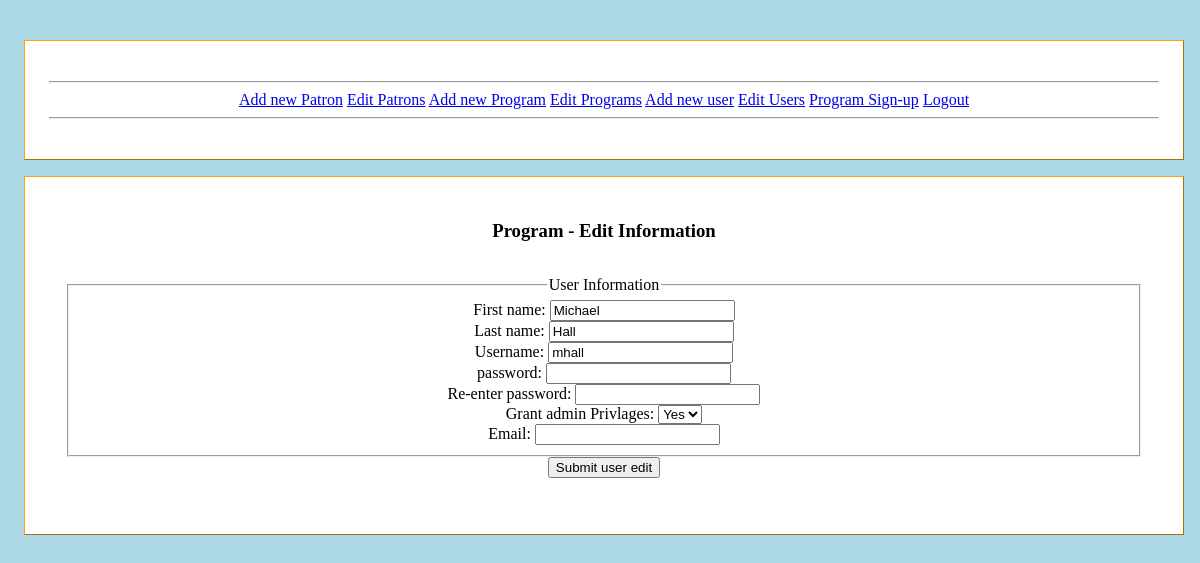
The page /editUser.php?id=1 (signed in) on the database its author committed.
### tables this page shows
CREATE TABLE `spplUsers` (
  `userId` int(11) NOT NULL AUTO_INCREMENT,
  `username` varchar(30) DEFAULT NULL,
  `password` varchar(255) DEFAULT NULL,
  `adminPriv` char(1) DEFAULT NULL,
  `firstName` varchar(20) DEFAULT NULL,
  `lastName` varchar(25) DEFAULT NULL,
  `email` varchar(150) DEFAULT NULL,
  PRIMARY KEY (`userId`)
);

### editUser.php (the view, shortened to what this page needs)
<?php
    require_once('navbar.php');
?>
<!DOCTYPE html PUBLIC "-//W3C//DTD XHTML 1.0 Transitional//EN"
    "http://www.w3.org/TR/xhtml1/DTD/xhtml1-transitional.dtd">
<html xmlns="http://www.w3.org/1999/xhtml" xml:lang="en" lang="en">
<head>
    <link rel="stylesheet" type="text/css" href="styleSheets/style.css" />
</head>
<body>
    <div id="wrapper">
    <h3>Program - Edit Information</h3>
<?php
    $dbc = mysqli_connect(DB_HOST, DB_USER, DB_PASSWORD, DB_NAME)
            or die('Error connecting to the database');
    if (isset($_GET['id']) && is_numeric($_GET['id'])) {
        $id =  mysqli_real_escape_string($dbc, trim($_GET['id']));
    }
    if (isset($_POST['submit'])) {
            $firstName = mysqli_real_escape_string($dbc, trim($_POST['firstname']));
            $lastName = mysqli_real_escape_string($dbc, trim($_POST['lastname']));
            $username = mysqli_real_escape_string($dbc, trim($_POST['username']));
            $password = mysqli_real_escape_string($dbc, trim($_POST['password']));
            $passwordTwo = mysqli_real_escape_string($dbc, trim($_POST['passwordTwo']));
            $adminPriv = mysqli_real_escape_string($dbc, trim($_POST['adminPriv']));
            $email = mysqli_real_escape_string($dbc, trim($_POST['email']));
            $error = false;
        if (!$error) {
            if((!empty($firstName) || !empty($lastName) || !empty($username) || !empty($adminPriv)) && ($password == $passwordTwo)) {
                $hashPassword = SHA1($password);
                $query = "UPDATE spplUsers SET firstName = '$firstName', lastName = '$lastName', username = '$username', password = '$hashpassword'"
                 . " adminPriv = '$adminPriv', email = '$email' WHERE Id = '" . $_POST['id'] . "'";
                mysqli_query($dbc, $query)
                        or die('Error editing program information');
                echo '<p>Program information successfully updated. Would you like to <a href="searchProgram.php">return to Program Search?</a>?</p>';
                mysqli_close($dbc);
                exit();
            }
            else {
                echo '<p class="error">You must enter all required User data.</p>';
            }
        }
    }
    else {
        $query = "SELECT firstName, lastName, username, adminPriv, email FROM spplUsers WHERE userId = '" . $id . "'";
        $data = mysqli_query($dbc, $query)
                or die('Error grabbing User data');
        $row = mysqli_fetch_array($data);
        if ($row != NULL) {
            $firstName = mysqli_real_escape_string($dbc, trim($row['firstName']));
            $lastName = mysqli_real_escape_string($dbc, trim($row['lastName']));
            $username = mysqli_real_escape_string($dbc, trim($row['username']));
            $adminPriv = mysqli_real_escape_string($dbc, trim($row['adminPriv']));
            $email = mysqli_real_escape_string($dbc, trim($row['email']));
        }
        else {
            echo '<p class="error">There was a problem accessing Program information.</p>';
        }
    }
?>
                <form enctype="multipart/form-data" method="post" action="<?php echo $_SERVER['PHP_SELF']; ?>">
                <fieldset>
                        <legend>User Information</legend>
                        <label for="firstname">First name:</label>
                        <input type="text" id="firstname" name="firstname" value="<?php if (!empty($firstName)) echo $firstName; ?>" /><br />
                        <label for="lastname">Last name:</label>
                        <input type="text" id="lastname" name="lastname" value="<?php if (!empty($lastName)) echo $lastName; ?>" /><br />
                        <label for="username">Username:</label>
                        <input type="text" id="username" name="username" value="<?php if (!empty($username)) echo $username; ?>" /><br />
                        <label for="password">password:</label>
                        <input type="password" id="password" name="password" value="<?php if (!empty($password)) echo $password; ?>" /><br />
                        <label for="password">Re-enter password:</label>
                        <input type="password" id="passwordTwo" name="passwordTwo" value="<?php if (!empty($passwordTwo)) echo $passwordTwo; ?>" /><br />
                        <label for="type">Grant admin Privlages:</label>
                        <select id="adminPriv" name="adminPriv">
                                <option value="T" <?php if (!empty($adminPriv) && $adminPriv == 'T') echo 'selected = "selected"'; ?>>Yes</option>
                        </select><br />
                        <label for="email">Email:</label>
                        <input type="text" id="email" name="email" value="<?php if (!empty($email)) echo $email; ?>" /><br />
                </fieldset>
                <input type="submit" value="Submit user edit" name="submit" />
        </form>
</div>
</body>
</html>

### styleSheets/style.css (style rules this page uses)
body { padding: 1em .5em .5em 1em; background-color: lightblue; }
h3 { text-align: center; }
#wrapper { margin-left: auto; margin-right: auto; margin-top: 1em; max-width: 80em; background-color: white; border: .1em outset orange; padding: 1.5em; text-align: center; }
form { text-align: center; padding: 1em; }

### rows shown on the page
spplusers: firstname "Michael", lastname "Hall", username "mhall", adminPriv "Yes"
